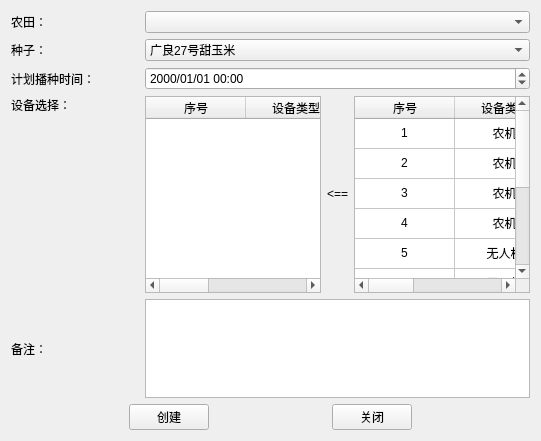
<?xml version="1.0" encoding="UTF-8"?>
<ui version="4.0">
 <class>CDlgAgroTaskManageEdit</class>
 <widget class="QWidget" name="CDlgAgroTaskManageEdit">
  <property name="geometry">
   <rect>
    <x>0</x>
    <y>0</y>
    <width>541</width>
    <height>441</height>
   </rect>
  </property>
  <property name="windowTitle">
   <string>Form</string>
  </property>
  <layout class="QVBoxLayout" name="verticalLayout" stretch="0,0,0,2,1,0">
   <item>
    <layout class="QHBoxLayout" name="horizontalLayout" stretch="1,3">
     <item>
      <widget class="QLabel" name="label">
       <property name="text">
        <string>农田：</string>
       </property>
      </widget>
     </item>
     <item>
      <widget class="QComboBox" name="comboBox"/>
     </item>
    </layout>
   </item>
   <item>
    <layout class="QHBoxLayout" name="horizontalLayout_2" stretch="1,3">
     <item>
      <widget class="QLabel" name="label_2">
       <property name="text">
        <string>种子：</string>
       </property>
      </widget>
     </item>
     <item>
      <widget class="QComboBox" name="comboBox_2">
       <item>
        <property name="text">
         <string>广良27号甜玉米</string>
        </property>
       </item>
      </widget>
     </item>
    </layout>
   </item>
   <item>
    <layout class="QHBoxLayout" name="horizontalLayout_3" stretch="1,3">
     <item>
      <widget class="QLabel" name="label_3">
       <property name="text">
        <string>计划播种时间：</string>
       </property>
      </widget>
     </item>
     <item>
      <widget class="QDateTimeEdit" name="dateTimeEdit">
       <property name="displayFormat">
        <string>yyyy/MM/dd hh:mm</string>
       </property>
      </widget>
     </item>
    </layout>
   </item>
   <item>
    <layout class="QHBoxLayout" name="horizontalLayout_6" stretch="1,3">
     <item>
      <widget class="QLabel" name="label_5">
       <property name="text">
        <string>设备选择：</string>
       </property>
       <property name="alignment">
        <set>Qt::AlignLeading|Qt::AlignLeft|Qt::AlignTop</set>
       </property>
      </widget>
     </item>
     <item>
      <layout class="QHBoxLayout" name="horizontalLayout_5" stretch="1,0,1">
       <item>
        <widget class="QTableWidget" name="tableWidget">
         <attribute name="verticalHeaderVisible">
          <bool>false</bool>
         </attribute>
         <column>
          <property name="text">
           <string>序号</string>
          </property>
         </column>
         <column>
          <property name="text">
           <string>设备类型</string>
          </property>
         </column>
         <column>
          <property name="text">
           <string>设备名称</string>
          </property>
         </column>
        </widget>
       </item>
       <item>
        <widget class="QLabel" name="label_6">
         <property name="text">
          <string>&lt;==</string>
         </property>
        </widget>
       </item>
       <item>
        <widget class="QTableWidget" name="tableWidget_2">
         <attribute name="verticalHeaderVisible">
          <bool>false</bool>
         </attribute>
         <row>
          <property name="text">
           <string>新建行</string>
          </property>
         </row>
         <row>
          <property name="text">
           <string>新建行</string>
          </property>
         </row>
         <row>
          <property name="text">
           <string>新建行</string>
          </property>
         </row>
         <row>
          <property name="text">
           <string>新建行</string>
          </property>
         </row>
         <row>
          <property name="text">
           <string>新建行</string>
          </property>
         </row>
         <row>
          <property name="text">
           <string>新建行</string>
          </property>
         </row>
         <row>
          <property name="text">
           <string>新建行</string>
          </property>
         </row>
         <row>
          <property name="text">
           <string>新建行</string>
          </property>
         </row>
         <row>
          <property name="text">
           <string>新建行</string>
          </property>
         </row>
         <row>
          <property name="text">
           <string>新建行</string>
          </property>
         </row>
         <column>
          <property name="text">
           <string>序号</string>
          </property>
         </column>
         <column>
          <property name="text">
           <string>设备类型</string>
          </property>
         </column>
         <column>
          <property name="text">
           <string>设备名称</string>
          </property>
         </column>
         <item row="0" column="0">
          <property name="text">
           <string>1</string>
          </property>
          <property name="textAlignment">
           <set>AlignCenter</set>
          </property>
         </item>
         <item row="0" column="1">
          <property name="text">
           <string>农机</string>
          </property>
          <property name="textAlignment">
           <set>AlignCenter</set>
          </property>
         </item>
         <item row="0" column="2">
          <property name="text">
           <string>平地机</string>
          </property>
          <property name="textAlignment">
           <set>AlignCenter</set>
          </property>
         </item>
         <item row="1" column="0">
          <property name="text">
           <string>2</string>
          </property>
          <property name="textAlignment">
           <set>AlignCenter</set>
          </property>
         </item>
         <item row="1" column="1">
          <property name="text">
           <string>农机</string>
          </property>
          <property name="textAlignment">
           <set>AlignCenter</set>
          </property>
         </item>
         <item row="1" column="2">
          <property name="text">
           <string>深松机</string>
          </property>
          <property name="textAlignment">
           <set>AlignCenter</set>
          </property>
         </item>
         <item row="2" column="0">
          <property name="text">
           <string>3</string>
          </property>
          <property name="textAlignment">
           <set>AlignCenter</set>
          </property>
         </item>
         <item row="2" column="1">
          <property name="text">
           <string>农机</string>
          </property>
          <property name="textAlignment">
           <set>AlignCenter</set>
          </property>
         </item>
         <item row="2" column="2">
          <property name="text">
           <string>播种机</string>
          </property>
          <property name="textAlignment">
           <set>AlignCenter</set>
          </property>
         </item>
         <item row="3" column="0">
          <property name="text">
           <string>4</string>
          </property>
          <property name="textAlignment">
           <set>AlignCenter</set>
          </property>
         </item>
         <item row="3" column="1">
          <property name="text">
           <string>农机</string>
          </property>
          <property name="textAlignment">
           <set>AlignCenter</set>
          </property>
         </item>
         <item row="3" column="2">
          <property name="text">
           <string>收割机</string>
          </property>
          <property name="textAlignment">
           <set>AlignCenter</set>
          </property>
         </item>
         <item row="4" column="0">
          <property name="text">
           <string>5</string>
          </property>
          <property name="textAlignment">
           <set>AlignCenter</set>
          </property>
         </item>
         <item row="4" column="1">
          <property name="text">
           <string>无人机</string>
          </property>
          <property name="textAlignment">
           <set>AlignCenter</set>
          </property>
         </item>
         <item row="4" column="2">
          <property name="text">
           <string>喷洒挂载</string>
          </property>
          <property name="textAlignment">
           <set>AlignCenter</set>
          </property>
         </item>
         <item row="5" column="0">
          <property name="text">
           <string>6</string>
          </property>
          <property name="textAlignment">
           <set>AlignCenter</set>
          </property>
         </item>
         <item row="5" column="1">
          <property name="text">
           <string>无人机</string>
          </property>
          <property name="textAlignment">
           <set>AlignCenter</set>
          </property>
         </item>
         <item row="5" column="2">
          <property name="text">
           <string>播撒挂载</string>
          </property>
          <property name="textAlignment">
           <set>AlignCenter</set>
          </property>
         </item>
         <item row="6" column="0">
          <property name="text">
           <string>7</string>
          </property>
          <property name="textAlignment">
           <set>AlignCenter</set>
          </property>
         </item>
         <item row="6" column="1">
          <property name="text">
           <string>无人机</string>
          </property>
          <property name="textAlignment">
           <set>AlignCenter</set>
          </property>
         </item>
         <item row="6" column="2">
          <property name="text">
           <string>多光谱</string>
          </property>
          <property name="textAlignment">
           <set>AlignCenter</set>
          </property>
         </item>
         <item row="7" column="0">
          <property name="text">
           <string>8</string>
          </property>
          <property name="textAlignment">
           <set>AlignCenter</set>
          </property>
         </item>
         <item row="7" column="1">
          <property name="text">
           <string>设施</string>
          </property>
          <property name="textAlignment">
           <set>AlignCenter</set>
          </property>
         </item>
         <item row="7" column="2">
          <property name="text">
           <string>灌溉</string>
          </property>
          <property name="textAlignment">
           <set>AlignCenter</set>
          </property>
         </item>
         <item row="8" column="0">
          <property name="text">
           <string>9</string>
          </property>
          <property name="textAlignment">
           <set>AlignCenter</set>
          </property>
         </item>
         <item row="8" column="1">
          <property name="text">
           <string>设施</string>
          </property>
          <property name="textAlignment">
           <set>AlignCenter</set>
          </property>
         </item>
         <item row="8" column="2">
          <property name="text">
           <string>气象</string>
          </property>
          <property name="textAlignment">
           <set>AlignCenter</set>
          </property>
         </item>
         <item row="9" column="0">
          <property name="text">
           <string>10</string>
          </property>
          <property name="textAlignment">
           <set>AlignCenter</set>
          </property>
         </item>
         <item row="9" column="1">
          <property name="text">
           <string>设施</string>
          </property>
          <property name="textAlignment">
           <set>AlignCenter</set>
          </property>
         </item>
         <item row="9" column="2">
          <property name="text">
           <string>苗情(叶龄)</string>
          </property>
          <property name="textAlignment">
           <set>AlignCenter</set>
          </property>
         </item>
        </widget>
       </item>
      </layout>
     </item>
    </layout>
   </item>
   <item>
    <layout class="QHBoxLayout" name="horizontalLayout_4" stretch="1,3">
     <item>
      <widget class="QLabel" name="label_4">
       <property name="text">
        <string>备注：</string>
       </property>
      </widget>
     </item>
     <item>
      <widget class="QTextEdit" name="textEdit"/>
     </item>
    </layout>
   </item>
   <item>
    <layout class="QHBoxLayout" name="horizontalLayout_7">
     <item>
      <spacer name="horizontalSpacer_4">
       <property name="orientation">
        <enum>Qt::Horizontal</enum>
       </property>
       <property name="sizeHint" stdset="0">
        <size>
         <width>40</width>
         <height>20</height>
        </size>
       </property>
      </spacer>
     </item>
     <item>
      <widget class="QPushButton" name="pushButton">
       <property name="text">
        <string>创建</string>
       </property>
      </widget>
     </item>
     <item>
      <spacer name="horizontalSpacer_5">
       <property name="orientation">
        <enum>Qt::Horizontal</enum>
       </property>
       <property name="sizeHint" stdset="0">
        <size>
         <width>40</width>
         <height>20</height>
        </size>
       </property>
      </spacer>
     </item>
     <item>
      <widget class="QPushButton" name="pushButton_2">
       <property name="text">
        <string>关闭</string>
       </property>
      </widget>
     </item>
     <item>
      <spacer name="horizontalSpacer_6">
       <property name="orientation">
        <enum>Qt::Horizontal</enum>
       </property>
       <property name="sizeHint" stdset="0">
        <size>
         <width>40</width>
         <height>20</height>
        </size>
       </property>
      </spacer>
     </item>
    </layout>
   </item>
  </layout>
 </widget>
 <resources/>
 <connections/>
</ui>
